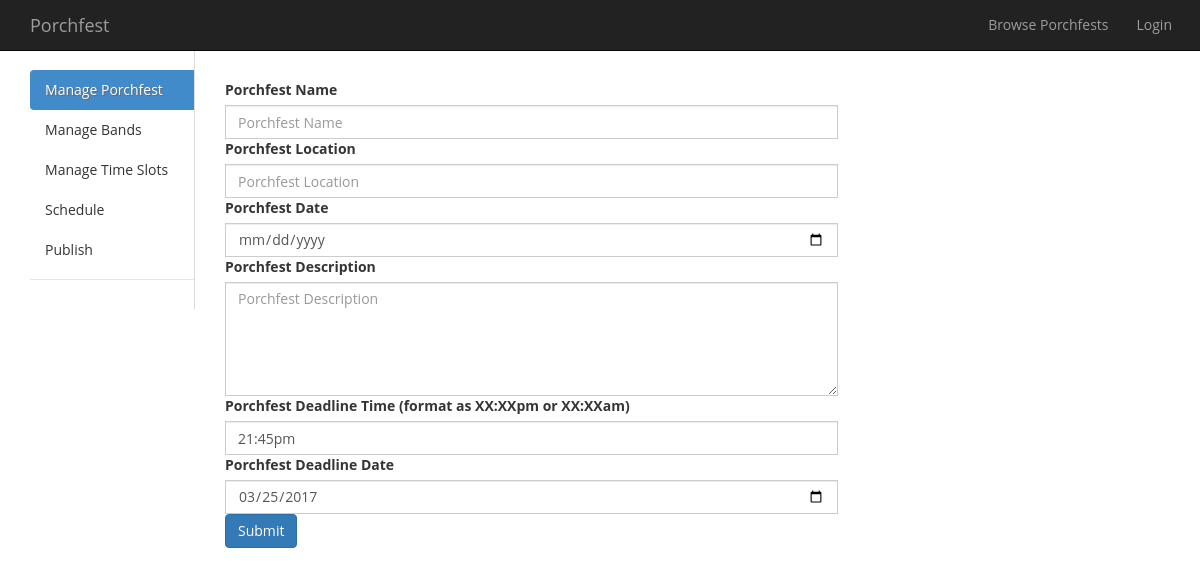
Page /editporchfest.php on the earlier database version.
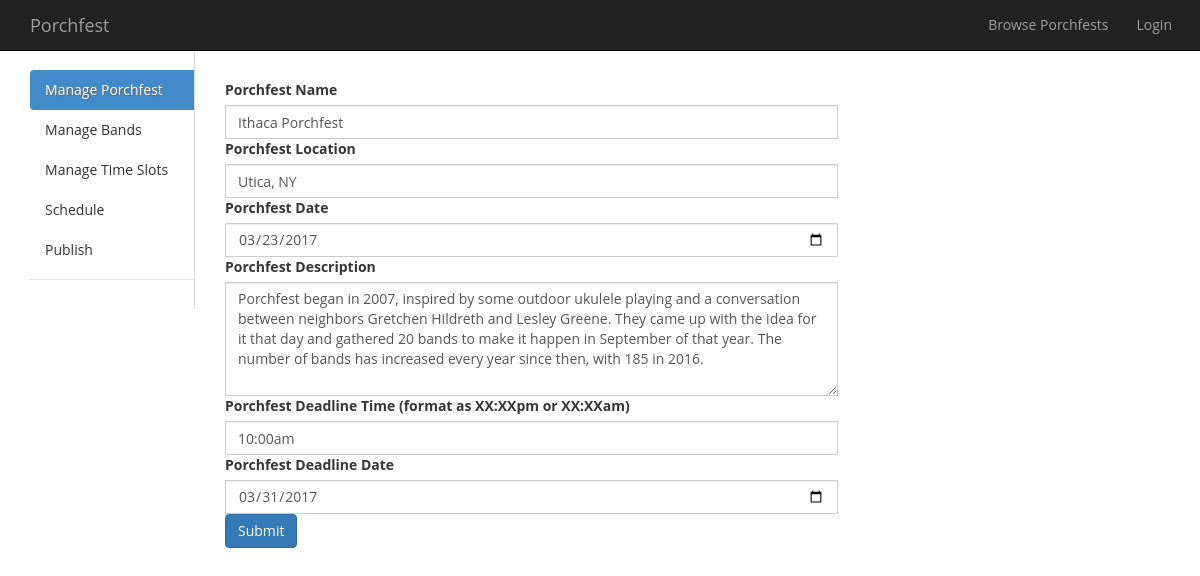
Same page on the later database version.
### tables this page shows
CREATE TABLE IF NOT EXISTS `porchfests` (
`PorchfestID` int(11) NOT NULL,
  `URL` varchar(255) NOT NULL,
  `Name` varchar(255) NOT NULL,
  `Location` varchar(255) NOT NULL,
  `Date` date NOT NULL,
  `Description` text NOT NULL,
  `Deadline` datetime NOT NULL,
  `Published` tinyint(1) NOT NULL
);

### html/editporchfest.php (the view, shortened to what this page needs)
<html>
  <head>
    <?php require_once "../php/modules/stdHead.php" ?>
    <link rel="stylesheet" href="./css/responsive-tables.css">
  </head>
  <body>
    <?php
      $conn = $mysqli = new mysqli(DB_HOST, DB_USER, DB_PASSWORD, DB_NAME);
    ?>
    <?php require_once "../php/modules/navigation.php"; ?>
    <div class="container">
      <div class="row">
        <div class="col-sm-2">
            <nav class="nav-sidebar">
                <ul class="nav">
                    <li class="active"><a href="#manageporchfest" data-toggle="tab"> Manage Porchfest </a></li>
                    <li><a href="#bands" data-toggle="tab"> Manage Bands </a></li>
                    <li><a href="#timeslots" data-toggle="tab"> Manage Time Slots </a></li>
                    <li><a href="#schedule" data-toggle="tab"> Schedule </a></li>
                    <li><a href="#publish" data-toggle="tab"> Publish </a></li>
                    <li class="nav-divider"></li>
                </ul>
            </nav>
        </div>
        <div class="col-sm-10">
          <div class="tab-pane fade in active" id="manageporchfest">
            <div id="porchfestinfo">
              <div class="input-group">
                <form action="editporchfest.php" method="POST" id="porchfestmanagesubmit">
                  <?php
                    $sql = "SELECT * FROM `porchfests` WHERE PorchfestID = 1";
                    $result = $conn->query($sql);
                    $porchfest = $result->fetch_assoc();
                    echo '<label> Porchfest Name </label>';
                    echo '<input type="text" name="porchfestname" class="form-control" value="' . $porchfest['Name'] . '" placeholder="Porchfest Name">';
                    echo '<br />';
                    echo '<label> Porchfest Location </label>';
                    echo '<input type="text" name="porchfestlocation" class="form-control" value="' . $porchfest['Location'] . '" placeholder="Porchfest Location">';
                    echo '<br />';
                    echo '<label> Porchfest Date </label>';
                    echo '<input type="date" name="porchfestdate" class="form-control" value="' . $porchfest['Date'] . '" placeholder="Porchfest Date">';
                    echo '<br />';
                    echo '<label> Porchfest Description </label>';
                    echo '<textarea rows="5" id="porchfestdescription" class="form-control" placeholder="Porchfest Description">' . $porchfest['Description'] .  '</textarea>';
                    echo '<br />';
                    echo '<label> Porchfest Deadline Time (format as XX:XXpm or XX:XXam) </label>';
                    $deadline = date_create($porchfest['Deadline']);
                    $date = date_format($deadline, 'G:ia');
                    echo '<input type="text" name="porchfesttime" class="form-control" value="' . $date . '" placeholder="Porchfest Deadline Time">';
                    echo '<br />';
                    echo '<label> Porchfest Deadline Date </label>';
                    $day = new DateTime(date_format($deadline, 'Y-m-d'));
                    echo '<input type="date" name="porchfestdeadlineday" class="form-control" value="' . $day->format('Y-m-d') . '" placeholder="Porchfest Deadline Date">';
                    echo '<br />';
                    echo '<button type="submit" class="btn btn-primary"> Submit </button>';
                  ?>
                </form>
              </div>
            </div>
          </div>
        </div>
      </div>
    </div>
  </body>
</html>

Differences in the rows shown:
added porchfests: porchfestname "Ithaca Porchfest", porchfestlocation "Utica, NY", porchfestdate "03/23/2017", Description "Porchfest began in 2007, inspired by some outdoor ukulele playing and a conversation between neighbors Gretchen Hildreth and Lesley Greene. They came up with the idea for it that day and gathered 20 bands to make it happen in September of that year. The number of bands has increased every year since then, with 185 in 2016.", porchfesttime "10:00am", porchfestdeadlineday "03/31/2017"
Other differences:
form field porchfesttime: "21:45pm" → (not shown)
form field porchfestdeadlineday: "03/25/2017" → (not shown)
